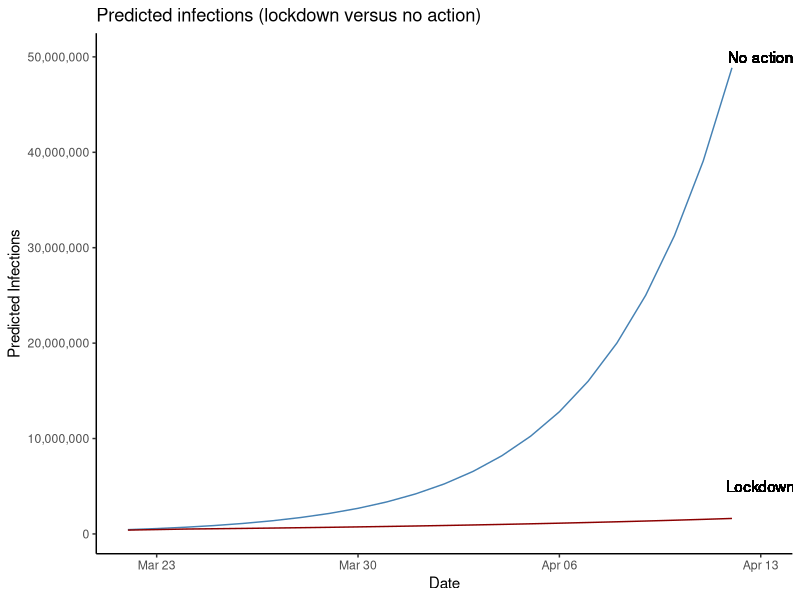
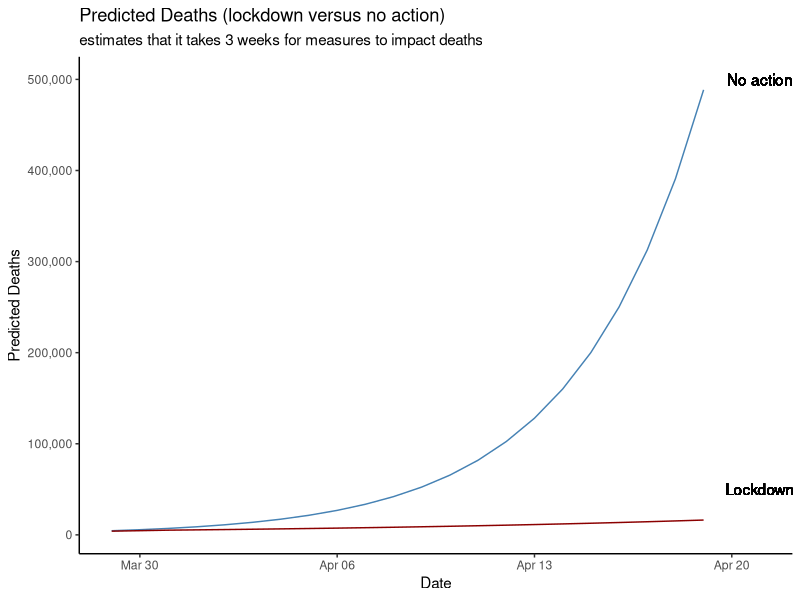
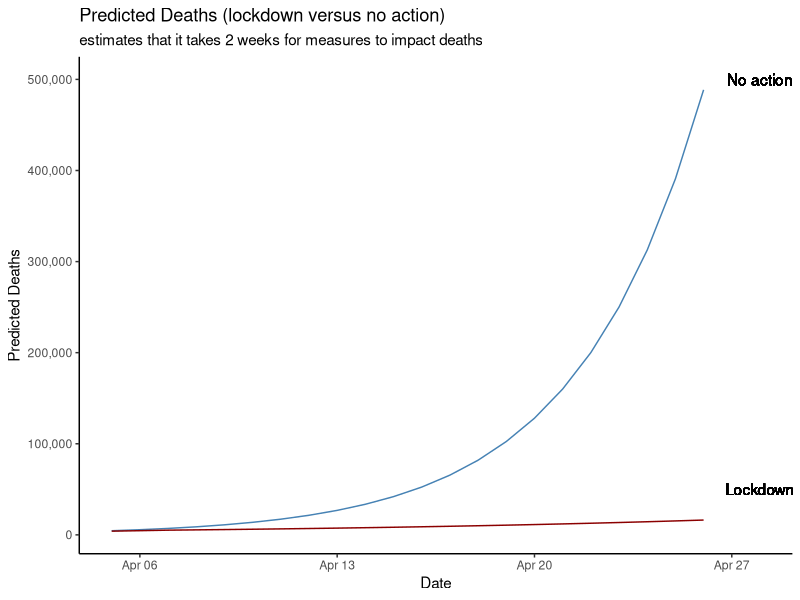

The R script that drew these images, in order:
## ---- chunk 1
library(tidyr)
library(dplyr)
library(stringr)
library(readr)
library(lubridate)
deaths <- read_csv('covid_19_deaths.csv')
## ---- chunk 2

deaths <- deaths %>% mutate(infection_date=Date-days(14))
deaths <- deaths %>% rename(death_date=Date, deaths=`UK Deaths`)
uk_data <- deaths %>% select(-`Global Deaths`)
head(uk_data)
## ---- chunk 3
#add columns for various estimated death rates (0.1%, 0.5%, 1%, 2%, 3%)

uk_data <- uk_data %>% mutate(estimated_uk_cases_tenth=(deaths*1000))
uk_data <- uk_data %>% mutate(estimated_uk_cases_one=(deaths*100))
uk_data <- uk_data %>% mutate(estimated_uk_cases_two=(deaths*50))
uk_data

## ---- chunk 4
# order should be two, one, tenth (as this shows the min-max range better)
## ---- chunk 5
# using only estimates of 1% death rate and growth rate of doubling every 3-4 days (which means quadrupling in a week)

predictor <- function(previous_value) {
    predicted_value <- previous_value * 1.25
    return(predicted_value)
    }

# create predictions for each date
twentyTwoMarch <- 1.25 * 360500
twentyThreeMarch <- predictor(twentyTwoMarch)
twentyFourMarch <- predictor(twentyThreeMarch)
twentyFiveMarch <- predictor(twentyFourMarch)
twentySixMarch <- predictor(twentyFiveMarch)
twentySevenMarch <- predictor(twentySixMarch)
twentyEightMarch <- predictor(twentySevenMarch)
twentyNineMarch <- predictor(twentyEightMarch)
thirtyMarch <- predictor(twentyNineMarch)
thirtyOneMarch <- predictor(thirtyMarch)
oneApril <- predictor(thirtyOneMarch)
twoApril <- predictor(oneApril)
threeApril <- predictor(twoApril)
fourApril <- predictor(threeApril)
fiveApril <- predictor(fourApril)
sixApril <- predictor(fiveApril)
sevenApril <- predictor(sixApril)
eightApril <- predictor(sevenApril)
nineApril <- predictor(eightApril)
tenApril <- predictor(nineApril)
elevenApril <- predictor(tenApril)
twelveApril <- predictor(elevenApril)




# create vectors to populate the columns
date <- as.Date(c("2020-03-22", "2020-03-23", "2020-03-24", "2020-03-25", '2020-03-26','2020-03-27', '2020-03-28', '2020-03-29', '2020-03-30', '2020-03-31', "2020-04-01", "2020-04-02", "2020-04-03", "2020-04-04", "2020-04-05", "2020-04-06", "2020-04-07", "2020-04-08", "2020-04-09", "2020-04-10", "2020-04-11", "2020-04-12"))
estimated_infections_no_action <- c(twentyTwoMarch, twentyThreeMarch, twentyFourMarch, twentyFiveMarch,twentySixMarch, twentySevenMarch, twentyEightMarch, twentyNineMarch, thirtyMarch, thirtyOneMarch, oneApril, twoApril, threeApril, fourApril, fiveApril, sixApril, sevenApril, eightApril, nineApril, tenApril, elevenApril, twelveApril)

# create the data frame
predicted_infections <- data.frame(date, estimated_infections_no_action)

# tidy the estimated_infections column
#predicted_infections <- predicted_infections %>% mutate(estimated_infections=format(estimated_infections, big.mark = ","))

# inspect the data frame
predicted_infections
## ---- chunk 6
# create a function that uses a growth rate of 1.125 - half of the 25%. This is the estimate for the not-yet-lockdown that existed up to 23rd March. So, the estimate assumes that the social distancing measures reduced the infection rate by a half.
half_predictor <- function(previous_value) {
    predicted_value <- previous_value * 1.125
    return(predicted_value)
}

# create a function that uses a growth rate of 1.0625 - quarter of the 25%. This is the estimated impact of the lockdown implemented by the UK government on 23rd March (but since the lockdown was announced in the evening, and it would take a full day for its effects to be felt in statistics, I will assume that its effects began on 25th March).
lockdown_predictor <- function(previous_value) {
  predicted_value <- previous_value * 1.0625
  return(predicted_value)
}

# create predictions for each date
twentyTwoMarch <- 1.125 * 360500
twentyThreeMarch <- half_predictor(twentyTwoMarch)
twentyFourMarch <- half_predictor(twentyThreeMarch)
twentyFiveMarch <- lockdown_predictor(twentyFourMarch)
twentySixMarch <- lockdown_predictor(twentyFiveMarch)
twentySevenMarch <- lockdown_predictor(twentySixMarch)
twentyEightMarch <- lockdown_predictor(twentySevenMarch)
twentyNineMarch <- lockdown_predictor(twentyEightMarch)
thirtyMarch <- lockdown_predictor(twentyNineMarch)
thirtyOneMarch <- lockdown_predictor(thirtyMarch)
oneApril <- lockdown_predictor(thirtyOneMarch)
twoApril <- lockdown_predictor(oneApril)
threeApril <- lockdown_predictor(twoApril)
fourApril <- lockdown_predictor(threeApril)
fiveApril <- lockdown_predictor(fourApril)
sixApril <- lockdown_predictor(fiveApril)
sevenApril <- lockdown_predictor(sixApril)
eightApril <- lockdown_predictor(sevenApril)
nineApril <- lockdown_predictor(eightApril)
tenApril <- lockdown_predictor(nineApril)
elevenApril <- lockdown_predictor(tenApril)
twelveApril <- lockdown_predictor(elevenApril)




# create vectors to populate the columns
date <- as.Date(c("2020-03-22", "2020-03-23", "2020-03-24", "2020-03-25", '2020-03-26','2020-03-27', '2020-03-28', '2020-03-29', '2020-03-30', '2020-03-31', "2020-04-01", "2020-04-02", "2020-04-03", "2020-04-04", "2020-04-05", "2020-04-06", "2020-04-07", "2020-04-08", "2020-04-09", "2020-04-10", "2020-04-11", "2020-04-12"))
estimated_infections_lockdown <- c(twentyTwoMarch, twentyThreeMarch, twentyFourMarch, twentyFiveMarch,twentySixMarch, twentySevenMarch, twentyEightMarch, twentyNineMarch, thirtyMarch, thirtyOneMarch, oneApril, twoApril, threeApril, fourApril, fiveApril, sixApril, sevenApril, eightApril, nineApril, tenApril, elevenApril, twelveApril)

# create the data frame
lockdown_infection_rates <- data.frame(date, estimated_infections_lockdown)

# tidy the estimated_infections column
#lockdown_infection_rates <- lockdown_infection_rates %>% mutate(estimated_infections_lockdown=format(estimated_infections_lockdown, scientific = FALSE))

# inspect the data frame
lockdown_infection_rates

## ---- chunk 7
compared_infections <- predicted_infections %>% bind_cols(estimated_infections_lockdown=lockdown_infection_rates$estimated_infections_lockdown)

compared_infections

## ---- chunk 8
#compared_infections <- compared_infections %>% mutate(estimated_infections=format(estimated_infections, big.mark = ","))
#compared_infections <- compared_infections %>% mutate(estimated_infections_lockdown=as.numeric(estimated_infections_lockdown))
#compared_infections <- compared_infections %>% mutate(estimated_infections_lockdown=format(estimated_infections_lockdown, big.mark = ","))
compared_infections
## ---- chunk 9
# first, put the columns back to numeric format
#compared_infections_and_deaths <- compared_infections %>% mutate(estimated_infections=as.numeric(estimated_infections))

compared_infections_and_deaths <- compared_infections %>% mutate(estimated_deaths_no_action=0.01*estimated_infections_no_action)
compared_infections_and_deaths <- compared_infections_and_deaths %>% mutate(estimated_deaths_lockdown=0.01*estimated_infections_lockdown)
compared_infections_and_deaths
## ---- chunk 10
compared_infections_and_deaths_dates <- compared_infections_and_deaths %>% mutate(death_date_14_days=as.Date(date + days(14)))
compared_infections_and_deaths_dates <- compared_infections_and_deaths_dates %>% mutate(death_date_7_days=as.Date(date + days(7)))

# add a column to review the results on a daily basis.
assess <- c("NA", "NA", "NA", "NA", "NA", "NA", "NA", "NA", "NA", "NA", "NA", "NA", "NA", "NA", "NA", "NA", "NA", "NA", "NA", "NA", "NA", "NA")
compared_infections_and_deaths_dates <- compared_infections_and_deaths_dates %>% mutate(fourteen_day_assessment = assess)

compared_infections_and_deaths_dates <- compared_infections_and_deaths_dates %>% mutate(fourteen_day_assessment=replace(fourteen_day_assessment, death_date_14_days==c("2020-04-05", "2020-04-06", "2020-04-07", "2020-04-08", "2020-04-09", "2020-04-10", "2020-04-11", "2020-04-12", "2020-04-13", "2020-04-14", "2020-04-15", "2020-04-16", "2020-04-17", "2020-04-18", "2020-04-19"), c("As of 2020-04-05, the actual death toll was 4313", "As of 2020-04-06, the actual death toll was 4934", "As of 2020-04-07, the actual death toll was 5373", "As of 2020-04-08, the actual death toll was 6159", "As of 2020-04-09, the actual death toll was 7097", "As of 2020-04-10, the actual death toll was 7978","As of 2020-04-11, the actual death toll was 8958","As of 2020-04-12, the actual death toll was 9875", "As of 2020-04-13, the actual death toll was 10612", "As of 2020-04-14, the actual death toll was 11329", "As of 2020-04-15, the actual death toll was 12107", "As of 2020-04-16, the actual death toll was 12868", "As of 2020-04-17, the actual death toll was 13729", "As of 2020-04-18, the actual death toll was 14576", "As of 2020-04-19, the actual death toll was 15464")))

#reorder the columns
new_order <- c("date", "estimated_infections_no_action", "estimated_infections_lockdown", "estimated_deaths_no_action",  "estimated_deaths_lockdown", "death_date_14_days", "fourteen_day_assessment", "death_date_7_days")

compared_infections_and_deaths_dates <- compared_infections_and_deaths_dates[, new_order]

#names <- colnames(compared_infections_and_deaths_dates)
#names
compared_infections_and_deaths_dates
## ---- chunk 11
library(ggplot2)
library(scales)
infectionsComparisonLine <- ggplot(compared_infections_and_deaths_dates, aes(x=date)) + geom_line(aes(y=estimated_infections_no_action), col = "steelblue") + geom_line(aes(y=estimated_infections_lockdown), col="darkred") + scale_y_continuous(labels=label_comma()) + geom_text(aes(x=as.Date("2020-04-13"), y = 50000000, label="No action")) + geom_text(x=as.Date("2020-04-13"), y = 5000000, label="Lockdown") + labs(title="Predicted infections (lockdown versus no action)", x='Date', y='Predicted Infections') + theme_classic()
infectionsComparisonLine
 
## ---- chunk 12
deathsComparisonLine <- ggplot(compared_infections_and_deaths_dates, aes(x=death_date_7_days)) + geom_line(aes(y=estimated_deaths_no_action), col = "steelblue") + geom_line(aes(y=estimated_deaths_lockdown), col="darkred") + scale_y_continuous(labels=label_comma()) + geom_text(aes(x=as.Date("2020-04-21"), y = 500000, label="No action")) + geom_text(x=as.Date("2020-04-21"), y = 50000, label="Lockdown") + labs(title="Predicted Deaths (lockdown versus no action)", subtitle="estimates that it takes 3 weeks for measures to impact deaths", x='Date', y='Predicted Deaths') + theme_classic()
deathsComparisonLine
## ---- chunk 13
deathsComparisonLine <- ggplot(compared_infections_and_deaths_dates, aes(x=death_date_14_days)) + geom_line(aes(y=estimated_deaths_no_action), col = "steelblue") + geom_line(aes(y=estimated_deaths_lockdown), col="darkred") + scale_y_continuous(labels=label_comma()) + geom_text(aes(x=as.Date("2020-04-28"), y = 500000, label="No action")) + geom_text(x=as.Date("2020-04-28"), y = 50000, label="Lockdown") + labs(title="Predicted Deaths (lockdown versus no action)", subtitle="estimates that it takes 2 weeks for measures to impact deaths", x='Date', y='Predicted Deaths') + theme_classic()
deathsComparisonLine
